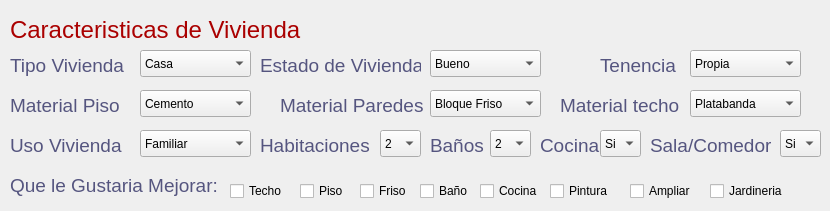
    <widget class="QWidget" name="tab_2">
     <attribute name="title">
      <string>Vivienda</string>
     </attribute>
     <widget class="QLabel" name="label_23">
      <property name="geometry">
       <rect>
        <x>10</x>
        <y>10</y>
        <width>361</width>
        <height>41</height>
       </rect>
      </property>
      <property name="text">
       <string>&lt;!DOCTYPE HTML PUBLIC &quot;-//W3C//DTD HTML 4.0//EN&quot; &quot;http://www.w3.org/TR/REC-html40/strict.dtd&quot;&gt;
&lt;html&gt;&lt;head&gt;&lt;meta name=&quot;qrichtext&quot; content=&quot;1&quot; /&gt;&lt;style type=&quot;text/css&quot;&gt;
p, li { white-space: pre-wrap; }
&lt;/style&gt;&lt;/head&gt;&lt;body style=&quot; font-family:'Ubuntu'; font-size:11pt; font-weight:400; font-style:normal;&quot;&gt;
&lt;p style=&quot; margin-top:0px; margin-bottom:0px; margin-left:0px; margin-right:0px; -qt-block-indent:0; text-indent:0px;&quot;&gt;&lt;span style=&quot; font-size:18pt; color:#aa0000;&quot;&gt;Caracteristicas de Vivienda&lt;/span&gt;&lt;/p&gt;&lt;/body&gt;&lt;/html&gt;</string>
      </property>
      <property name="textFormat">
       <enum>Qt::AutoText</enum>
      </property>
     </widget>
     <widget class="QLabel" name="label_24">
      <property name="geometry">
       <rect>
        <x>10</x>
        <y>50</y>
        <width>131</width>
        <height>31</height>
       </rect>
      </property>
      <property name="text">
       <string>&lt;!DOCTYPE HTML PUBLIC &quot;-//W3C//DTD HTML 4.0//EN&quot; &quot;http://www.w3.org/TR/REC-html40/strict.dtd&quot;&gt;
&lt;html&gt;&lt;head&gt;&lt;meta name=&quot;qrichtext&quot; content=&quot;1&quot; /&gt;&lt;style type=&quot;text/css&quot;&gt;
p, li { white-space: pre-wrap; }
&lt;/style&gt;&lt;/head&gt;&lt;body style=&quot; font-family:'Ubuntu'; font-size:11pt; font-weight:400; font-style:normal;&quot;&gt;
&lt;p style=&quot; margin-top:0px; margin-bottom:0px; margin-left:0px; margin-right:0px; -qt-block-indent:0; text-indent:0px;&quot;&gt;&lt;span style=&quot; font-size:14pt; color:#55557f;&quot;&gt;Tipo Vivienda&lt;/span&gt;&lt;/p&gt;&lt;/body&gt;&lt;/html&gt;</string>
      </property>
     </widget>
     <widget class="QLabel" name="label_25">
      <property name="geometry">
       <rect>
        <x>600</x>
        <y>50</y>
        <width>81</width>
        <height>31</height>
       </rect>
      </property>
      <property name="text">
       <string>&lt;!DOCTYPE HTML PUBLIC &quot;-//W3C//DTD HTML 4.0//EN&quot; &quot;http://www.w3.org/TR/REC-html40/strict.dtd&quot;&gt;
&lt;html&gt;&lt;head&gt;&lt;meta name=&quot;qrichtext&quot; content=&quot;1&quot; /&gt;&lt;style type=&quot;text/css&quot;&gt;
p, li { white-space: pre-wrap; }
&lt;/style&gt;&lt;/head&gt;&lt;body style=&quot; font-family:'Ubuntu'; font-size:11pt; font-weight:400; font-style:normal;&quot;&gt;
&lt;p style=&quot; margin-top:0px; margin-bottom:0px; margin-left:0px; margin-right:0px; -qt-block-indent:0; text-indent:0px;&quot;&gt;&lt;span style=&quot; font-size:14pt; color:#55557f;&quot;&gt;Tenencia&lt;/span&gt;&lt;/p&gt;&lt;/body&gt;&lt;/html&gt;</string>
      </property>
     </widget>
     <widget class="QComboBox" name="comboBox_26">
      <property name="geometry">
       <rect>
        <x>140</x>
        <y>50</y>
        <width>111</width>
        <height>27</height>
       </rect>
      </property>
      <item>
       <property name="text">
        <string>Casa</string>
       </property>
      </item>
      <item>
       <property name="text">
        <string>Rancho</string>
       </property>
      </item>
      <item>
       <property name="text">
        <string>Quinta</string>
       </property>
      </item>
      <item>
       <property name="text">
        <string>Apartamento</string>
       </property>
      </item>
      <item>
       <property name="text">
        <string>Otro</string>
       </property>
      </item>
     </widget>
     <widget class="QLabel" name="label_26">
      <property name="geometry">
       <rect>
        <x>260</x>
        <y>50</y>
        <width>161</width>
        <height>31</height>
       </rect>
      </property>
      <property name="text">
       <string>&lt;!DOCTYPE HTML PUBLIC &quot;-//W3C//DTD HTML 4.0//EN&quot; &quot;http://www.w3.org/TR/REC-html40/strict.dtd&quot;&gt;
&lt;html&gt;&lt;head&gt;&lt;meta name=&quot;qrichtext&quot; content=&quot;1&quot; /&gt;&lt;style type=&quot;text/css&quot;&gt;
p, li { white-space: pre-wrap; }
&lt;/style&gt;&lt;/head&gt;&lt;body style=&quot; font-family:'Ubuntu'; font-size:11pt; font-weight:400; font-style:normal;&quot;&gt;
&lt;p style=&quot; margin-top:0px; margin-bottom:0px; margin-left:0px; margin-right:0px; -qt-block-indent:0; text-indent:0px;&quot;&gt;&lt;span style=&quot; font-size:14pt; color:#55557f;&quot;&gt;Estado de Vivienda&lt;/span&gt;&lt;/p&gt;&lt;/body&gt;&lt;/html&gt;</string>
      </property>
     </widget>
     <widget class="QComboBox" name="comboBox_27">
      <property name="geometry">
       <rect>
        <x>430</x>
        <y>50</y>
        <width>111</width>
        <height>27</height>
       </rect>
      </property>
      <item>
       <property name="text">
        <string>Bueno</string>
       </property>
      </item>
      <item>
       <property name="text">
        <string>Malo</string>
       </property>
      </item>
      <item>
       <property name="text">
        <string>Regular</string>
       </property>
      </item>
      <item>
       <property name="text">
        <string>Construcción</string>
       </property>
      </item>
     </widget>
     <widget class="QComboBox" name="comboBox_28">
      <property name="geometry">
       <rect>
        <x>690</x>
        <y>50</y>
        <width>111</width>
        <height>27</height>
       </rect>
      </property>
      <item>
       <property name="text">
        <string>Propia</string>
       </property>
      </item>
      <item>
       <property name="text">
        <string>Alquilada</string>
       </property>
      </item>
      <item>
       <property name="text">
        <string>Opción Compra</string>
       </property>
      </item>
      <item>
       <property name="text">
        <string>Otra</string>
       </property>
      </item>
     </widget>
     <widget class="QLabel" name="label_27">
      <property name="geometry">
       <rect>
        <x>10</x>
        <y>90</y>
        <width>131</width>
        <height>31</height>
       </rect>
      </property>
      <property name="text">
       <string>&lt;!DOCTYPE HTML PUBLIC &quot;-//W3C//DTD HTML 4.0//EN&quot; &quot;http://www.w3.org/TR/REC-html40/strict.dtd&quot;&gt;
&lt;html&gt;&lt;head&gt;&lt;meta name=&quot;qrichtext&quot; content=&quot;1&quot; /&gt;&lt;style type=&quot;text/css&quot;&gt;
p, li { white-space: pre-wrap; }
&lt;/style&gt;&lt;/head&gt;&lt;body style=&quot; font-family:'Ubuntu'; font-size:11pt; font-weight:400; font-style:normal;&quot;&gt;
&lt;p style=&quot; margin-top:0px; margin-bottom:0px; margin-left:0px; margin-right:0px; -qt-block-indent:0; text-indent:0px;&quot;&gt;&lt;span style=&quot; font-size:14pt; color:#55557f;&quot;&gt;Material Piso&lt;/span&gt;&lt;/p&gt;&lt;/body&gt;&lt;/html&gt;</string>
      </property>
     </widget>
     <widget class="QLabel" name="label_28">
      <property name="geometry">
       <rect>
        <x>280</x>
        <y>90</y>
        <width>161</width>
        <height>31</height>
       </rect>
      </property>
      <property name="text">
       <string>&lt;!DOCTYPE HTML PUBLIC &quot;-//W3C//DTD HTML 4.0//EN&quot; &quot;http://www.w3.org/TR/REC-html40/strict.dtd&quot;&gt;
&lt;html&gt;&lt;head&gt;&lt;meta name=&quot;qrichtext&quot; content=&quot;1&quot; /&gt;&lt;style type=&quot;text/css&quot;&gt;
p, li { white-space: pre-wrap; }
&lt;/style&gt;&lt;/head&gt;&lt;body style=&quot; font-family:'Ubuntu'; font-size:11pt; font-weight:400; font-style:normal;&quot;&gt;
&lt;p style=&quot; margin-top:0px; margin-bottom:0px; margin-left:0px; margin-right:0px; -qt-block-indent:0; text-indent:0px;&quot;&gt;&lt;span style=&quot; font-size:14pt; color:#55557f;&quot;&gt;Material Paredes&lt;/span&gt;&lt;/p&gt;&lt;/body&gt;&lt;/html&gt;</string>
      </property>
     </widget>
     <widget class="QComboBox" name="comboBox_29">
      <property name="geometry">
       <rect>
        <x>140</x>
        <y>90</y>
        <width>111</width>
        <height>27</height>
       </rect>
      </property>
      <item>
       <property name="text">
        <string>Cemento</string>
       </property>
      </item>
      <item>
       <property name="text">
        <string>Granito</string>
       </property>
      </item>
      <item>
       <property name="text">
        <string>Ceramica</string>
       </property>
      </item>
      <item>
       <property name="text">
        <string>Obra Limpia</string>
       </property>
      </item>
      <item>
       <property name="text">
        <string>Otro</string>
       </property>
      </item>
     </widget>
     <widget class="QComboBox" name="comboBox_30">
      <property name="geometry">
       <rect>
        <x>430</x>
        <y>90</y>
        <width>111</width>
        <height>27</height>
       </rect>
      </property>
      <item>
       <property name="text">
        <string>Bloque Friso</string>
       </property>
      </item>
      <item>
       <property name="text">
        <string>Bloque sin friso</string>
       </property>
      </item>
      <item>
       <property name="text">
        <string>Bahareque</string>
       </property>
      </item>
      <item>
       <property name="text">
        <string>Caña Palma</string>
       </property>
      </item>
      <item>
       <property name="text">
        <string>Ladrillo</string>
       </property>
      </item>
      <item>
       <property name="text">
        <string>Zing</string>
       </property>
      </item>
      <item>
       <property name="text">
        <string>Encamisado</string>
       </property>
      </item>
      <item>
       <property name="text">
        <string>Otro</string>
       </property>
      </item>
     </widget>
     <widget class="QLabel" name="label_29">
      <property name="geometry">
       <rect>
        <x>560</x>
        <y>90</y>
        <width>141</width>
        <height>31</height>
       </rect>
      </property>
      <property name="text">
       <string>&lt;!DOCTYPE HTML PUBLIC &quot;-//W3C//DTD HTML 4.0//EN&quot; &quot;http://www.w3.org/TR/REC-html40/strict.dtd&quot;&gt;
&lt;html&gt;&lt;head&gt;&lt;meta name=&quot;qrichtext&quot; content=&quot;1&quot; /&gt;&lt;style type=&quot;text/css&quot;&gt;
p, li { white-space: pre-wrap; }
&lt;/style&gt;&lt;/head&gt;&lt;body style=&quot; font-family:'Ubuntu'; font-size:11pt; font-weight:400; font-style:normal;&quot;&gt;
&lt;p style=&quot; margin-top:0px; margin-bottom:0px; margin-left:0px; margin-right:0px; -qt-block-indent:0; text-indent:0px;&quot;&gt;&lt;span style=&quot; font-size:14pt; color:#55557f;&quot;&gt;Material techo&lt;/span&gt;&lt;/p&gt;&lt;/body&gt;&lt;/html&gt;</string>
      </property>
     </widget>
     <widget class="QComboBox" name="comboBox_31">
      <property name="geometry">
       <rect>
        <x>690</x>
        <y>90</y>
        <width>111</width>
        <height>27</height>
       </rect>
      </property>
      <item>
       <property name="text">
        <string>Platabanda</string>
       </property>
      </item>
      <item>
       <property name="text">
        <string>Tejas</string>
       </property>
      </item>
      <item>
       <property name="text">
        <string>Abesto</string>
       </property>
      </item>
      <item>
       <property name="text">
        <string>Placa</string>
       </property>
      </item>
      <item>
       <property name="text">
        <string>Otro</string>
       </property>
      </item>
     </widget>
     <widget class="QComboBox" name="comboBox_32">
      <property name="geometry">
       <rect>
        <x>140</x>
        <y>130</y>
        <width>111</width>
        <height>27</height>
       </rect>
      </property>
      <item>
       <property name="text">
        <string>Familiar</string>
       </property>
      </item>
      <item>
       <property name="text">
        <string>Comercial</string>
       </property>
      </item>
      <item>
       <property name="text">
        <string>C/Familiar</string>
       </property>
      </item>
     </widget>
     <widget class="QLabel" name="label_30">
      <property name="geometry">
       <rect>
        <x>10</x>
        <y>130</y>
        <width>131</width>
        <height>31</height>
       </rect>
      </property>
      <property name="text">
       <string>&lt;!DOCTYPE HTML PUBLIC &quot;-//W3C//DTD HTML 4.0//EN&quot; &quot;http://www.w3.org/TR/REC-html40/strict.dtd&quot;&gt;
&lt;html&gt;&lt;head&gt;&lt;meta name=&quot;qrichtext&quot; content=&quot;1&quot; /&gt;&lt;style type=&quot;text/css&quot;&gt;
p, li { white-space: pre-wrap; }
&lt;/style&gt;&lt;/head&gt;&lt;body style=&quot; font-family:'Ubuntu'; font-size:11pt; font-weight:400; font-style:normal;&quot;&gt;
&lt;p style=&quot; margin-top:0px; margin-bottom:0px; margin-left:0px; margin-right:0px; -qt-block-indent:0; text-indent:0px;&quot;&gt;&lt;span style=&quot; font-size:14pt; color:#55557f;&quot;&gt;Uso Vivienda&lt;/span&gt;&lt;/p&gt;&lt;/body&gt;&lt;/html&gt;</string>
      </property>
     </widget>
     <widget class="QComboBox" name="comboBox_33">
      <property name="geometry">
       <rect>
        <x>380</x>
        <y>130</y>
        <width>41</width>
        <height>27</height>
       </rect>
      </property>
      <item>
       <property name="text">
        <string>2</string>
       </property>
      </item>
      <item>
       <property name="text">
        <string>3</string>
       </property>
      </item>
      <item>
       <property name="text">
        <string>1</string>
       </property>
      </item>
      <item>
       <property name="text">
        <string>0</string>
       </property>
      </item>
      <item>
       <property name="text">
        <string>4</string>
       </property>
      </item>
      <item>
       <property name="text">
        <string>5</string>
       </property>
      </item>
      <item>
       <property name="text">
        <string>6</string>
       </property>
      </item>
      <item>
       <property name="text">
        <string>7</string>
       </property>
      </item>
     </widget>
     <widget class="QLabel" name="label_31">
      <property name="geometry">
       <rect>
        <x>260</x>
        <y>130</y>
        <width>131</width>
        <height>31</height>
       </rect>
      </property>
      <property name="text">
       <string>&lt;!DOCTYPE HTML PUBLIC &quot;-//W3C//DTD HTML 4.0//EN&quot; &quot;http://www.w3.org/TR/REC-html40/strict.dtd&quot;&gt;
&lt;html&gt;&lt;head&gt;&lt;meta name=&quot;qrichtext&quot; content=&quot;1&quot; /&gt;&lt;style type=&quot;text/css&quot;&gt;
p, li { white-space: pre-wrap; }
&lt;/style&gt;&lt;/head&gt;&lt;body style=&quot; font-family:'Ubuntu'; font-size:11pt; font-weight:400; font-style:normal;&quot;&gt;
&lt;p style=&quot; margin-top:0px; margin-bottom:0px; margin-left:0px; margin-right:0px; -qt-block-indent:0; text-indent:0px;&quot;&gt;&lt;span style=&quot; font-size:14pt; color:#55557f;&quot;&gt;Habitaciones&lt;/span&gt;&lt;/p&gt;&lt;/body&gt;&lt;/html&gt;</string>
      </property>
     </widget>
     <widget class="QComboBox" name="comboBox_34">
      <property name="geometry">
       <rect>
        <x>490</x>
        <y>130</y>
        <width>41</width>
        <height>27</height>
       </rect>
      </property>
      <item>
       <property name="text">
        <string>2</string>
       </property>
      </item>
      <item>
       <property name="text">
        <string>1</string>
       </property>
      </item>
      <item>
       <property name="text">
        <string>3</string>
       </property>
      </item>
      <item>
       <property name="text">
        <string>0</string>
       </property>
      </item>
      <item>
       <property name="text">
        <string>4</string>
       </property>
      </item>
     </widget>
     <widget class="QLabel" name="label_32">
      <property name="geometry">
       <rect>
        <x>430</x>
        <y>130</y>
        <width>61</width>
        <height>31</height>
       </rect>
      </property>
      <property name="text">
       <string>&lt;!DOCTYPE HTML PUBLIC &quot;-//W3C//DTD HTML 4.0//EN&quot; &quot;http://www.w3.org/TR/REC-html40/strict.dtd&quot;&gt;
&lt;html&gt;&lt;head&gt;&lt;meta name=&quot;qrichtext&quot; content=&quot;1&quot; /&gt;&lt;style type=&quot;text/css&quot;&gt;
p, li { white-space: pre-wrap; }
&lt;/style&gt;&lt;/head&gt;&lt;body style=&quot; font-family:'Ubuntu'; font-size:11pt; font-weight:400; font-style:normal;&quot;&gt;
&lt;p style=&quot; margin-top:0px; margin-bottom:0px; margin-left:0px; margin-right:0px; -qt-block-indent:0; text-indent:0px;&quot;&gt;&lt;span style=&quot; font-size:14pt; color:#55557f;&quot;&gt;Baños&lt;/span&gt;&lt;/p&gt;&lt;/body&gt;&lt;/html&gt;</string>
      </property>
     </widget>
     <widget class="QLabel" name="label_33">
      <property name="geometry">
       <rect>
        <x>540</x>
        <y>130</y>
        <width>61</width>
        <height>31</height>
       </rect>
      </property>
      <property name="text">
       <string>&lt;!DOCTYPE HTML PUBLIC &quot;-//W3C//DTD HTML 4.0//EN&quot; &quot;http://www.w3.org/TR/REC-html40/strict.dtd&quot;&gt;
&lt;html&gt;&lt;head&gt;&lt;meta name=&quot;qrichtext&quot; content=&quot;1&quot; /&gt;&lt;style type=&quot;text/css&quot;&gt;
p, li { white-space: pre-wrap; }
&lt;/style&gt;&lt;/head&gt;&lt;body style=&quot; font-family:'Ubuntu'; font-size:11pt; font-weight:400; font-style:normal;&quot;&gt;
&lt;p style=&quot; margin-top:0px; margin-bottom:0px; margin-left:0px; margin-right:0px; -qt-block-indent:0; text-indent:0px;&quot;&gt;&lt;span style=&quot; font-size:14pt; color:#55557f;&quot;&gt;Cocina&lt;/span&gt;&lt;/p&gt;&lt;/body&gt;&lt;/html&gt;</string>
      </property>
     </widget>
     <widget class="QComboBox" name="comboBox_35">
      <property name="geometry">
       <rect>
        <x>600</x>
        <y>130</y>
        <width>41</width>
        <height>27</height>
       </rect>
      </property>
      <item>
       <property name="text">
        <string>Si</string>
       </property>
      </item>
      <item>
       <property name="text">
        <string>No</string>
       </property>
      </item>
      <item>
       <property name="text">
        <string>2</string>
       </property>
      </item>
     </widget>
     <widget class="QComboBox" name="comboBox_36">
      <property name="geometry">
       <rect>
        <x>780</x>
        <y>130</y>
        <width>41</width>
        <height>27</height>
       </rect>
      </property>
      <item>
       <property name="text">
        <string>Si</string>
       </property>
      </item>
      <item>
       <property name="text">
        <string>No</string>
       </property>
      </item>
      <item>
       <property name="text">
        <string>2</string>
       </property>
      </item>
     </widget>
     <widget class="QLabel" name="label_34">
      <property name="geometry">
       <rect>
        <x>650</x>
        <y>130</y>
        <width>121</width>
        <height>31</height>
       </rect>
      </property>
      <property name="text">
       <string>&lt;!DOCTYPE HTML PUBLIC &quot;-//W3C//DTD HTML 4.0//EN&quot; &quot;http://www.w3.org/TR/REC-html40/strict.dtd&quot;&gt;
&lt;html&gt;&lt;head&gt;&lt;meta name=&quot;qrichtext&quot; content=&quot;1&quot; /&gt;&lt;style type=&quot;text/css&quot;&gt;
p, li { white-space: pre-wrap; }
&lt;/style&gt;&lt;/head&gt;&lt;body style=&quot; font-family:'Ubuntu'; font-size:11pt; font-weight:400; font-style:normal;&quot;&gt;
&lt;p style=&quot; margin-top:0px; margin-bottom:0px; margin-left:0px; margin-right:0px; -qt-block-indent:0; text-indent:0px;&quot;&gt;&lt;span style=&quot; font-size:14pt; color:#55557f;&quot;&gt;Sala/Comedor&lt;/span&gt;&lt;/p&gt;&lt;/body&gt;&lt;/html&gt;</string>
      </property>
     </widget>
     <widget class="QLabel" name="label_35">
      <property name="geometry">
       <rect>
        <x>10</x>
        <y>170</y>
        <width>211</width>
        <height>31</height>
       </rect>
      </property>
      <property name="text">
       <string>&lt;!DOCTYPE HTML PUBLIC &quot;-//W3C//DTD HTML 4.0//EN&quot; &quot;http://www.w3.org/TR/REC-html40/strict.dtd&quot;&gt;
&lt;html&gt;&lt;head&gt;&lt;meta name=&quot;qrichtext&quot; content=&quot;1&quot; /&gt;&lt;style type=&quot;text/css&quot;&gt;
p, li { white-space: pre-wrap; }
&lt;/style&gt;&lt;/head&gt;&lt;body style=&quot; font-family:'Ubuntu'; font-size:11pt; font-weight:400; font-style:normal;&quot;&gt;
&lt;p style=&quot; margin-top:0px; margin-bottom:0px; margin-left:0px; margin-right:0px; -qt-block-indent:0; text-indent:0px;&quot;&gt;&lt;span style=&quot; font-size:14pt; color:#55557f;&quot;&gt;Que le Gustaria Mejorar:&lt;/span&gt;&lt;/p&gt;&lt;/body&gt;&lt;/html&gt;</string>
      </property>
     </widget>
     <widget class="QCheckBox" name="checkBox">
      <property name="geometry">
       <rect>
        <x>230</x>
        <y>180</y>
        <width>95</width>
        <height>22</height>
       </rect>
      </property>
      <property name="text">
       <string>Techo</string>
      </property>
     </widget>
     <widget class="QCheckBox" name="checkBox_2">
      <property name="geometry">
       <rect>
        <x>300</x>
        <y>180</y>
        <width>95</width>
        <height>22</height>
       </rect>
      </property>
      <property name="text">
       <string>Piso</string>
      </property>
     </widget>
     <widget class="QCheckBox" name="checkBox_3">
      <property name="geometry">
       <rect>
        <x>360</x>
        <y>180</y>
        <width>95</width>
        <height>22</height>
       </rect>
      </property>
      <property name="text">
       <string>Friso</string>
      </property>
     </widget>
     <widget class="QCheckBox" name="checkBox_4">
      <property name="geometry">
       <rect>
        <x>420</x>
        <y>180</y>
        <width>95</width>
        <height>22</height>
       </rect>
      </property>
      <property name="text">
       <string>Baño</string>
      </property>
     </widget>
     <widget class="QCheckBox" name="checkBox_5">
      <property name="geometry">
       <rect>
        <x>480</x>
        <y>180</y>
        <width>95</width>
        <height>22</height>
       </rect>
      </property>
      <property name="text">
       <string>Cocina</string>
      </property>
     </widget>
     <widget class="QCheckBox" name="checkBox_6">
      <property name="geometry">
       <rect>
        <x>550</x>
        <y>180</y>
        <width>95</width>
        <height>22</height>
       </rect>
      </property>
      <property name="text">
       <string>Pintura</string>
      </property>
     </widget>
     <widget class="QCheckBox" name="checkBox_7">
      <property name="geometry">
       <rect>
        <x>630</x>
        <y>180</y>
        <width>95</width>
        <height>22</height>
       </rect>
      </property>
      <property name="text">
       <string>Ampliar</string>
      </property>
     </widget>
     <widget class="QCheckBox" name="checkBox_8">
      <property name="geometry">
       <rect>
        <x>710</x>
        <y>180</y>
        <width>95</width>
        <height>22</height>
       </rect>
      </property>
      <property name="text">
       <string>Jardineria</string>
      </property>
     </widget>
    </widget>
